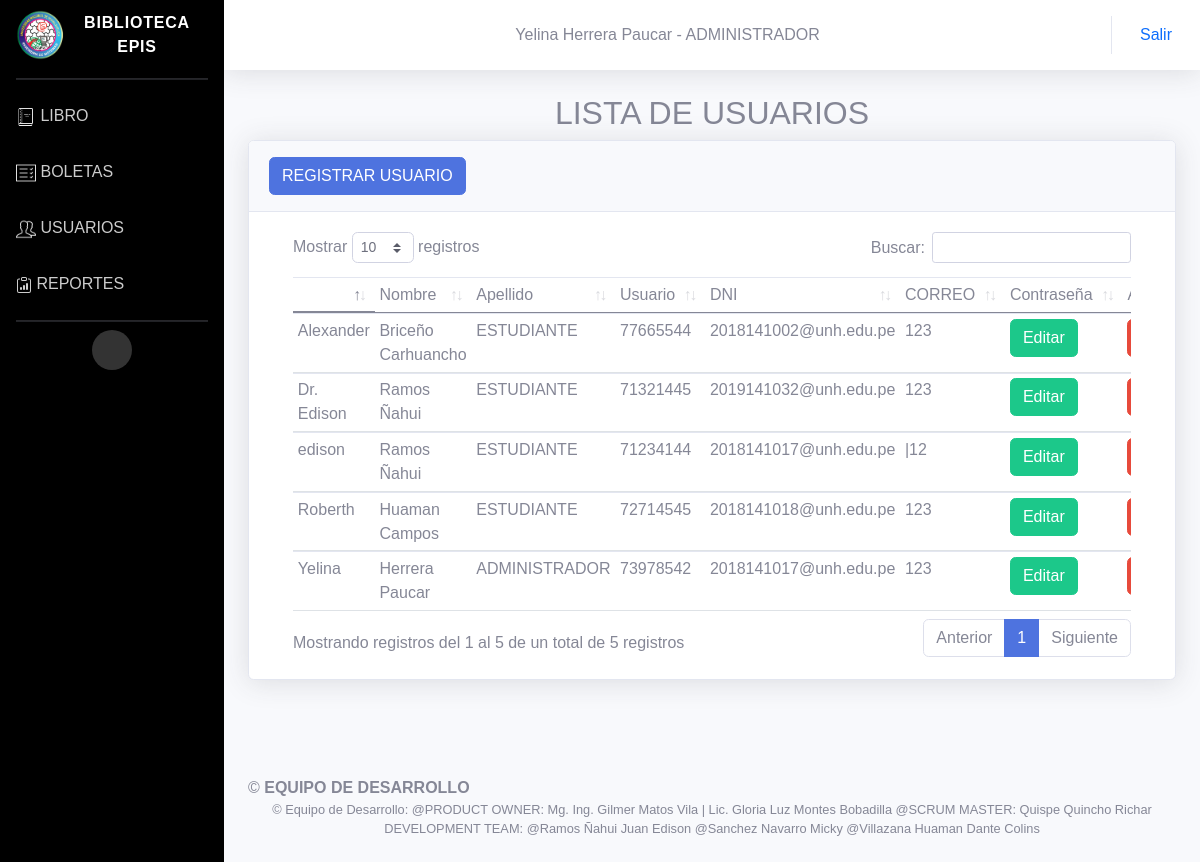
The page /View/usuarios/lista_usuario.php (signed in) on the database its author committed.
### tables this page shows
CREATE TABLE `usuarios` (
  `nombre` varchar(20) NOT NULL,
  `apellidos` varchar(20) NOT NULL,
  `telefono` int(9) NOT NULL,
  `DNI` int(20) NOT NULL,
  `Correo_Institucional` varchar(21) NOT NULL,
  `Password` varchar(20) NOT NULL,
  `repita_contraseña` varchar(20) NOT NULL,
  `tipo_usuario` varchar(30) NOT NULL
);

### View/usuarios/lista_usuario.php (the view, shortened to what this page needs)
<?php
include('../../Model/conexion.php');
include('../includes/menu_administrador.php');
?>
<link rel="stylesheet" type="text/css" href="../../assets/Styles/estilos_pdf.css">
<div class="container-fluid">
	<div id="main-containe">
	<center><h2>LISTA DE USUARIOS</h2></center>
	<div class="card shadow mb-4">
		<div class="card-header py-3">
			<button type="button" class="btn btn-primary" data-bs-toggle="modal" data-bs-target="#registrarUsuario" data-bs-whatever="@mdo">REGISTRAR USUARIO </button>
		</div>
		<div class="container">
			<div class="card-body">
				<div class="table-responsive">
					<table  id="example" class="table table-sm" style="width:100%" >
						<thead>
							<th>
								<td>Nombre </td>
								<td>Apellido</td>
								<td>Usuario</td>
								<td>DNI</td>
								<td>CORREO</td>
								<td>Contraseña</td>
								<td>Acciones</td>
							</th>
						</thead>
						<?php
							$sql="SELECT * from usuarios ";
							$result=mysqli_query($conexion,$sql);
							while($mostrar=mysqli_fetch_array($result)){
						?>
						<tr>
							<td><?php echo $mostrar['nombre'] ?></td>
							<td><?php echo $mostrar['apellidos'] ?></td>
							<td><?php echo $mostrar['tipo_usuario'] ?></td>
							<td><?php echo $mostrar['DNI'] ?></td>
							<td><?php echo $mostrar['Correo_Institucional'] ?></td>
							<td><?php echo $mostrar['Password'] ?></td>
							<td>
								<a href="editar_Usuario.php?DNI= <?php echo $mostrar['DNI'];?>" class="btn btn-success">
								Editar
								</a>
							</td>
							<td>
								<a href="../../Controller/eliminar_usuario.php?DNI=<?php echo $mostrar['DNI']; ?>" class="btn btn-danger" onclick="return confirm('¿Esta Seguro?'); false">
								</a>
							</td>
						</tr>
						<?php
						}
						?>
					</table>
				</div>
			</div>
        </div>
    </div>
  </div>
<br><br>
</div>
<?php include('../includes/footer.php');?>
</body>
</html>

### assets/Styles/estilos_pdf.css (style rules this page uses)
body { font-family:"Raleway",sans-serif; background:#f8f8f8; }

### rows shown on the page
usuarios: nombre "Yelina", apellidos "Herrera Paucar", tipo_usuario "ADMINISTRADOR", DNI "73978542", Correo_Institucional "2018141017@unh.edu.pe", Password "123"
usuarios: nombre "Alexander", apellidos "Briceño Carhuancho", tipo_usuario "ESTUDIANTE", DNI "77665544", Correo_Institucional "2018141002@unh.edu.pe", Password "123"
usuarios: nombre "Roberth", apellidos "Huaman Campos", tipo_usuario "ESTUDIANTE", DNI "72714545", Correo_Institucional "2018141018@unh.edu.pe", Password "123"
usuarios: nombre "Dr. Edison", apellidos "Ramos Ñahui", tipo_usuario "ESTUDIANTE", DNI "71321445", Correo_Institucional "2019141032@unh.edu.pe", Password "123"
usuarios: nombre "edison", apellidos "Ramos Ñahui", tipo_usuario "ESTUDIANTE", DNI "71234144", Correo_Institucional "2018141017@unh.edu.pe", Password "|12"

### other values the page prints
$_SESSION['user']['nombre'] "Yelina"
$_SESSION['user']['apellidos'] "Herrera Paucar"
$_SESSION['user']['tipo_usuario'] "ADMINISTRADOR"
